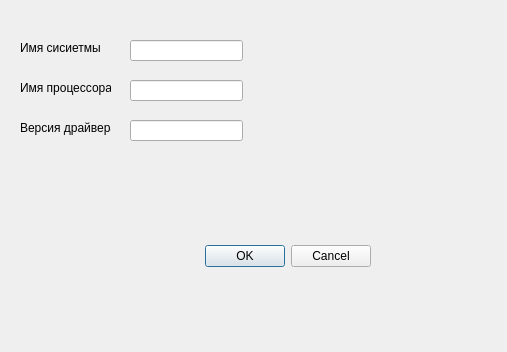
<?xml version="1.0" encoding="UTF-8"?>
<ui version="4.0">
 <class>InputParamsDialog</class>
 <widget class="QDialog" name="InputParamsDialog">
  <property name="geometry">
   <rect>
    <x>0</x>
    <y>0</y>
    <width>507</width>
    <height>352</height>
   </rect>
  </property>
  <property name="windowTitle">
   <string>Dialog</string>
  </property>
  <widget class="QDialogButtonBox" name="buttonBox">
   <property name="geometry">
    <rect>
     <x>30</x>
     <y>240</y>
     <width>341</width>
     <height>32</height>
    </rect>
   </property>
   <property name="orientation">
    <enum>Qt::Horizontal</enum>
   </property>
   <property name="standardButtons">
    <set>QDialogButtonBox::Cancel|QDialogButtonBox::Ok</set>
   </property>
  </widget>
  <widget class="QLineEdit" name="systemName">
   <property name="geometry">
    <rect>
     <x>130</x>
     <y>40</y>
     <width>113</width>
     <height>21</height>
    </rect>
   </property>
  </widget>
  <widget class="QLineEdit" name="ProcName">
   <property name="geometry">
    <rect>
     <x>130</x>
     <y>80</y>
     <width>113</width>
     <height>21</height>
    </rect>
   </property>
  </widget>
  <widget class="QLineEdit" name="driverVersion">
   <property name="geometry">
    <rect>
     <x>130</x>
     <y>120</y>
     <width>113</width>
     <height>21</height>
    </rect>
   </property>
  </widget>
  <widget class="QLabel" name="label">
   <property name="geometry">
    <rect>
     <x>20</x>
     <y>40</y>
     <width>81</width>
     <height>16</height>
    </rect>
   </property>
   <property name="text">
    <string>Имя сисиетмы</string>
   </property>
  </widget>
  <widget class="QLabel" name="label_2">
   <property name="geometry">
    <rect>
     <x>20</x>
     <y>120</y>
     <width>91</width>
     <height>16</height>
    </rect>
   </property>
   <property name="text">
    <string>Версия драйвера</string>
   </property>
  </widget>
  <widget class="QLabel" name="label_3">
   <property name="geometry">
    <rect>
     <x>20</x>
     <y>80</y>
     <width>91</width>
     <height>16</height>
    </rect>
   </property>
   <property name="text">
    <string>Имя процессора</string>
   </property>
  </widget>
 </widget>
 <resources/>
 <connections>
  <connection>
   <sender>buttonBox</sender>
   <signal>accepted()</signal>
   <receiver>InputParamsDialog</receiver>
   <slot>accept()</slot>
   <hints>
    <hint type="sourcelabel">
     <x>248</x>
     <y>254</y>
    </hint>
    <hint type="destinationlabel">
     <x>157</x>
     <y>274</y>
    </hint>
   </hints>
  </connection>
  <connection>
   <sender>buttonBox</sender>
   <signal>rejected()</signal>
   <receiver>InputParamsDialog</receiver>
   <slot>reject()</slot>
   <hints>
    <hint type="sourcelabel">
     <x>316</x>
     <y>260</y>
    </hint>
    <hint type="destinationlabel">
     <x>286</x>
     <y>274</y>
    </hint>
   </hints>
  </connection>
 </connections>
</ui>
